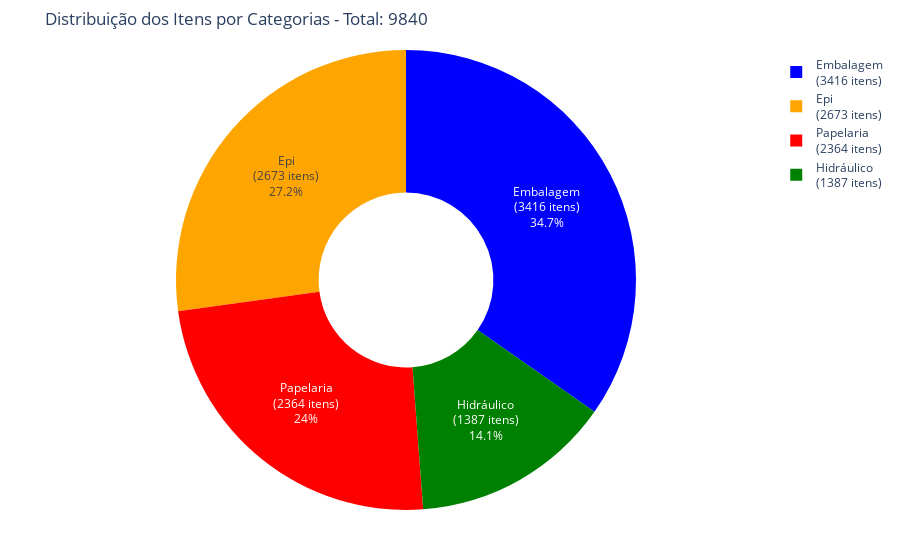

This figure's notebook cell:
### Code cell
# Calcular o total de itens
total = len(df)

# Calcular o percentual e a quantidade para cada categoria
porcentagens = []
quantidades = []
categorias = []
labels = []  # Lista para armazenar os rótulos
for categoria, grupo in df.groupby('Categoria'):
    quantidade = len(grupo)
    porcentagem = (quantidade / total) * 100
    porcentagens.append(porcentagem)
    quantidades.append(quantidade)
    categorias.append(categoria)
    labels.append(f'{categoria}<br>({quantidade} itens)')

# Cores para cada categoria
cores = ['blue', 'orange', 'green', 'red']

# Ajustar os raios para 80% da área
raio_externo = 0.4  # Raio externo para 80% da área
raio_interno = raio_externo - 0.02  # Raio interno para criar o "anel"

# Criar o gráfico de pizza
fig = go.Figure(data=[go.Pie(labels=labels,
                             values=porcentagens,
                             textinfo='label+percent',  # Exibir rótulos e percentuais
                             hole=raio_interno,  # Raio interno
                             marker=dict(colors=cores))])

# Adicionar título e ajustar layout
fig.update_layout(title_text=f'Distribuição dos Itens por Categorias - Total: {total}',
                  margin=dict(t=50, b=50, l=50, r=50))  # Margens para remover espaços desnecessários

# Mostrar o gráfico
fig.show()

### Figure 1 — Plotly figure (JSON) as saved in the notebook; plotly's stock layout.template omitted (floating-point values rounded to 4 significant figures)
{"data": [{"hole": 0.38, "labels": ["Embalagem<br>(3416 itens)", "Epi<br>(2673 itens)", "Hidráulico<br>(1387 itens)", "Papelaria<br>(2364 itens)"], "marker": {"colors": ["blue", "orange", "green", "red"]}, "textinfo": "label+percent", "type": "pie", "values": [34.72, 27.16, 14.1, 24.02]}], "layout": {"margin": {"b": 50, "l": 50, "r": 50, "t": 50}, "title": {"text": "Distribuição dos Itens por Categorias - Total: 9840"}}}
